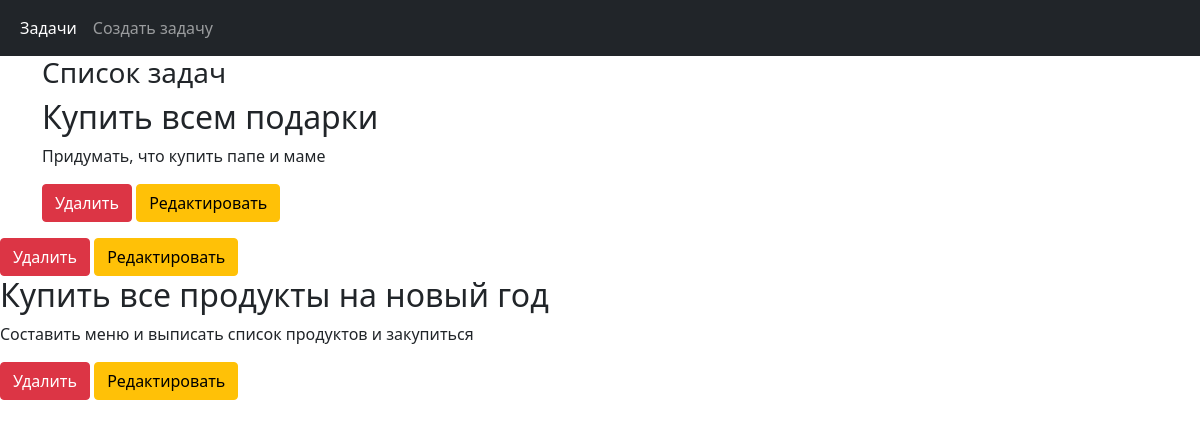
/taskmanager/, run on an earlier commit of the app's database.
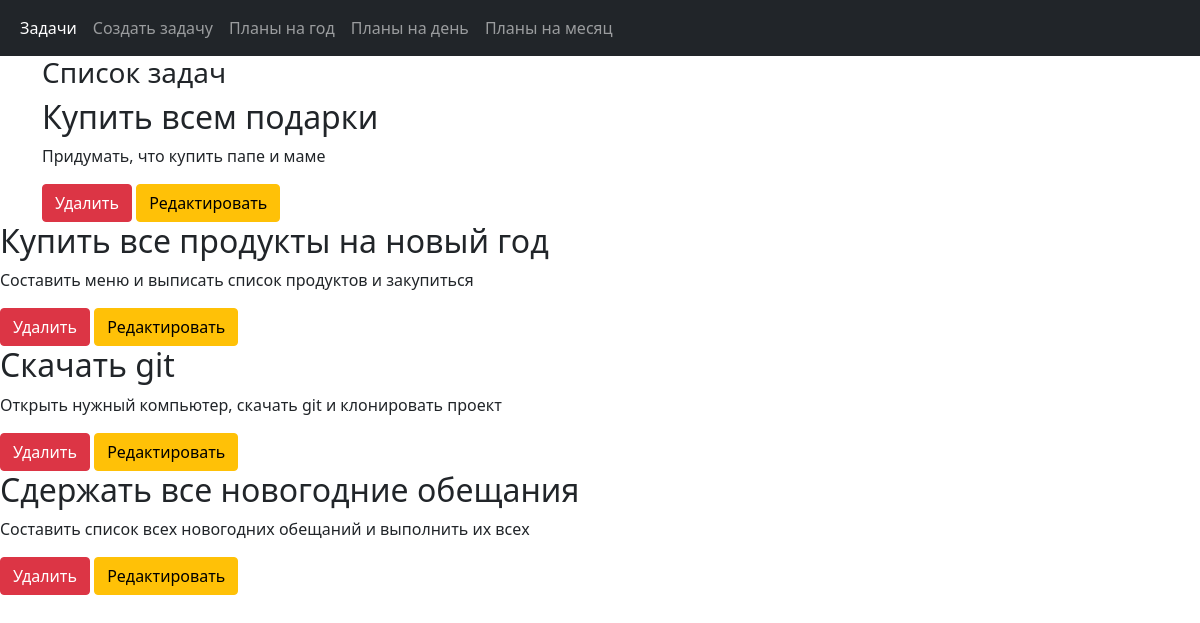
And on a later commit of the database.
### taskmanager/models.py (models this page shows, shortened)
class Task(models.Model):
    title = models.CharField('title', max_length=100)
    description = models.TextField('description', max_length=250)
    creation_time = models.DateTimeField(auto_now_add=True, db_index=True)
    category = models.ForeignKey('Category', null=True, on_delete=models.PROTECT)
    status = models.BooleanField('status', default=False)
    class Meta:
        verbose_name = 'Задача'
        verbose_name_plural = 'Задачи'
        ordering = ['title']

class Category(models.Model):
    name = models.CharField(max_length=100, db_index=True)
    class Meta:
        verbose_name = 'Категория'
        verbose_name_plural = 'Категории'
        ordering = ['name']

### taskmanager/views.py (the view)
# urls.py: path('', index, name='index'),
def index(request):
    tasks = Task.objects.all().order_by('id')
    categories = Category.objects.all()
    return render(request, 'taskmanager/index.html', {'tasks': tasks, 'categories':categories})

### taskmanager/templates/taskmanager/index.html
{% extends 'layout/base.html' %}

### taskmanager/templates/layout/base.html (shortened to what this page needs)
<!DOCTYPE html>
<html lang="en">
<head>
    <link rel="stylesheet" href="https://stackpath.bootstrapcdn.com/bootstrap/5.0.0-alpha1/css/bootstrap.min.css"
>
</head>
<body>
<nav class="navbar navbar-expand-lg navbar-dark bg-dark">
    <div class="container-fluid">
        <div class="collapse navbar-collapse" id="navbarSupportedContent">
            <ul class="navbar-nav mr-auto mb-2 mb-lg-0">
                <li class="nav-item">
                    <a class="nav-link active" aria-current="page" href="#">Задачи</a>
                </li>
                <li class="nav-item">
                    <a class="nav-link" href="{% url 'add' %}">Создать задачу</a>
                </li>
                {% for category in categories %}
                <li>
                    <a class="nav-link" href="{% url 'by_category' category.pk %}">{{ category.name }}</a>
                </li>
                {% endfor %}
            </ul>
        </div>
    </div>
</nav>
<div class="container">
    {% block content %}
    <h3>Список задач</h3>
    {% for task in tasks %}
    <div class="{% if task.status %} alert alert-success {% endif %}">
        <h2>{{ task.title }} </h2>
        <p> {{ task.description }}</p>
        <a class="btn btn-danger" href="delete/{{ task.id }}">Удалить</a>
        <a class="btn btn-warning" href="edit/{{ task.id }}">Редактировать</a>
    </div>
</div>
{% endfor %}
{% endblock %}
</body>
</html>

What changed in the data, as far as the page shows it:
added Category: name "Планы на год"
added Category: name "Планы на день"
added Category: name "Планы на месяц"
added Task: title "Скачать git", description "Открыть нужный компьютер, скачать git и клонировать проект"
added Task: title "Сдержать все новогодние обещания", description "Составить список всех новогодних обещаний и выполнить их всех"
